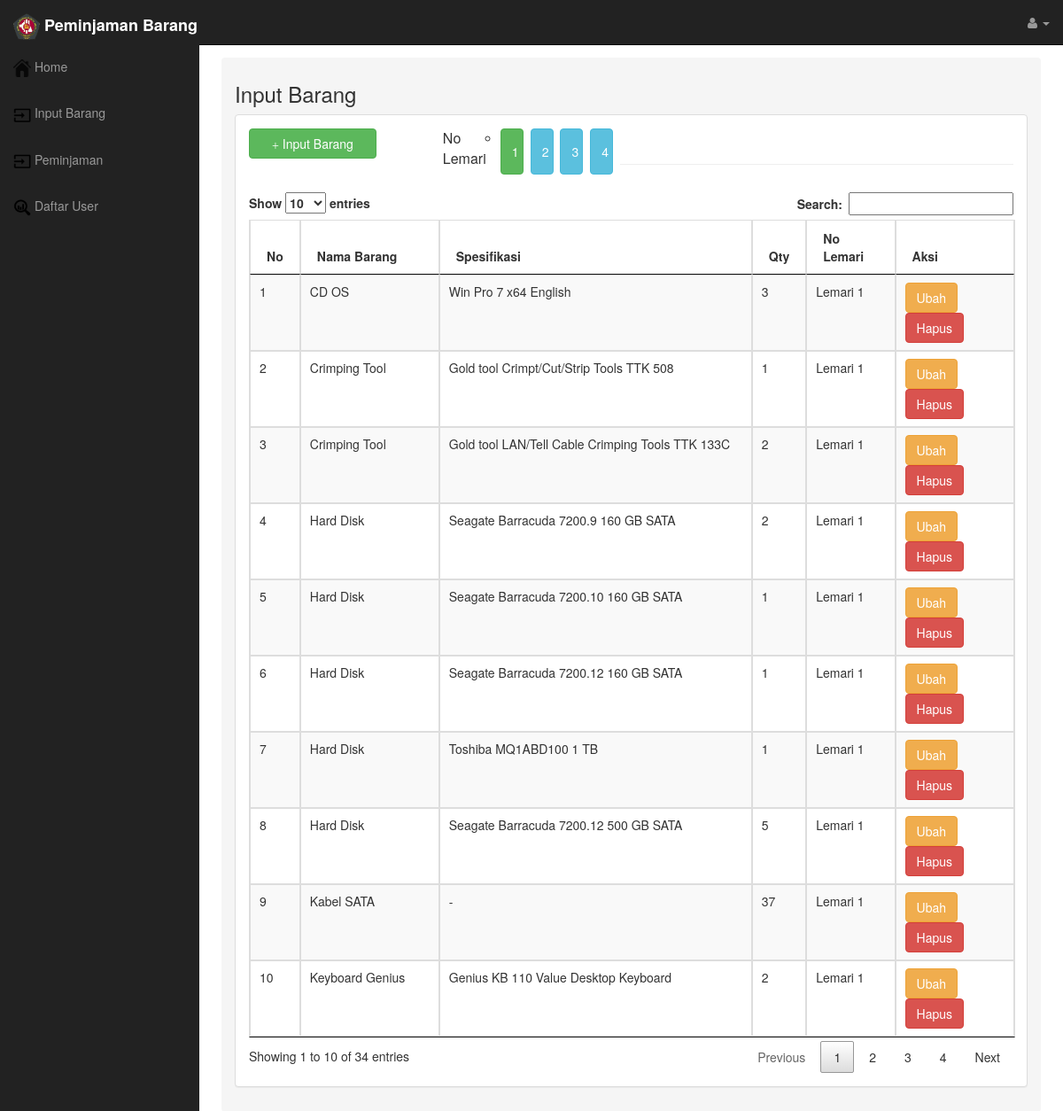
Page /aplication.php?page=input-barang on the committed database.
### tables this page shows
CREATE TABLE `barang` (
  `id_barang` int(4) NOT NULL,
  `namabarang` varchar(60) NOT NULL,
  `spec` varchar(60) NOT NULL,
  `qty` varchar(11) NOT NULL,
  `no_lemari` varchar(10) NOT NULL
);

### Model/Inventory.php (called while the page is built, shortened)
<?php
	include "Database.php";
	class Inventory {
		public function getBarang($no_lemari) {
			$db = new Database();
			$dbConnect = $db->connect();
			$sql = "SELECT * FROM barang where no_lemari='{$no_lemari}' order by namabarang ASC";
			$data = $dbConnect->query($sql);
			return $data;
		}
	}
?>

### Model/Database.php (called while the page is built)
<?php
	class Database {
		private $conn;
		public function connect() {
			$this->conn = new mysqli("localhost", "root", "", "db_inventory");
			return $this->conn;
		}
		public function close() {
			return $this->conn->close();
		}
	}
?>

### Pages/input-barang.php (the view, shortened to what this page needs)
   <?php
	include "Model/inventory.php";
	$inventory = new Inventory();
?>
<h3>Input Barang</h3>
<?php
			if(isset($_GET['no_lemari'])){
				$no_lemari=$_GET['no_lemari'];
			}else{
				$no_lemari="Lemari 1";
			}
?>
				    <div class="panel panel-default">
                            <div class="panel-body">
                                <button style="margin-bottom:20px" data-toggle="modal" data-target="#tambah" class="btn btn-success col-md-2"><span class="glyphicon glyphicon-plus"></span> Input Barang</button>
                                <ul class="navbar-nav">
                                <span style="margin-bottom:20px;margin-left:20px;margin-right:20px;width: 60px;font-size: 1pc" class="col-md-2">No Lemari</span>
	                                <li class="nav-item">
	                                	<a href="?page=input-barang&no_lemari=Lemari 1" style="margin-bottom:20px" class="btn <?php if($no_lemari=='Lemari 1'){echo' btn-success';}else{ echo' btn-info'; } ?> col-md-3">1</a>
	                                </li>
	                                <li class="nav-item">
	                                	<a href="?page=input-barang&no_lemari=Lemari 2" style="margin-bottom:20px" class="btn <?php if($no_lemari=='Lemari 2'){echo' btn-success';}else{ echo' btn-info'; } ?> col-md-3">2</a>
	                                </li>
	                                <li class="nav-item">
	                                	<a href="?page=input-barang&no_lemari=Lemari 3" style="margin-bottom:20px" class="btn <?php if($no_lemari=='Lemari 3'){echo' btn-success';}else{ echo' btn-info'; } ?> col-md-3">3</a>
	                                </li>
	                                <li class="nav-item">
	                                	<a href="?page=input-barang&no_lemari=Lemari 4" style="margin-bottom:20px" class="btn <?php if($no_lemari=='Lemari 4'){echo' btn-success';}else{ echo' btn-info'; } ?> col-md-3">4</a>
	                                </li>
                                </ul>
                                <div class="dataTable_wrapper">
								<table id="example" class="table datatable-save-state  table-striped table-bordered table-hover" >
									<thead>
									<tr>
										<th>No</th>
										<th>Nama Barang</th>
										<th>Spesifikasi</th>
										<th>Qty</th>
										<th>No Lemari</th>
										<th size="20%">Aksi</th>
									</tr>
									</thead>
									<tbody>
			<?php
			$result = $inventory->getBarang($no_lemari);
			$i=0; ?>
			<?php while ($data = $result->Fetch_assoc()):
			$i++;?>
				<tr>
					<td><?php echo $i; ?> </td>
					<td><?php echo $data['namabarang'] ?> </td>
					<td><?php echo $data['spec'] ?> </td>
					<td><?php echo $data['qty'] ?> </td>
					<td><?php echo $data['no_lemari'] ?> </td>
					<td>
						<form method="post" action="Controllers/Inventory/hapus_barang.php">
							<a href="aplication.php?page=ubah-barang&id_barang=<?php echo $data['id_barang'] ?>" class="btn btn-warning">Ubah</a>
							<a onclick="return confirm('Apakah anda yakin ingin menghapusnya ?')"><input type="submit" class="btn btn-danger" value="Hapus"></a>
						</form>
					</td>
				</tr>
				<?php endwhile ?>
								</tbody>
								</div>
							</div>
						</div>

### aplication.php (shortened to what this page needs)
<!DOCTYPE html>
<html lang="en">
  <head>
	<?php
			array_key_exists('page', $_GET) ? $page = $_GET['page'] : $page = '';
	?>
    <link href="asset/css/bootstrap.css" rel="stylesheet">
    <link href="asset/css/jquery.dataTables.min.css" rel="stylesheet">
    <link href="asset/css/chosen.css" rel="stylesheet">
    <link rel="stylesheet" href="https://use.fontawesome.com/releases/v5.6.3/css/all.css">
    <link href="asset/css/sb-admin.css" rel="stylesheet">
    <link rel="stylesheet" href="asset/font-awesome/css/font-awesome.min.css">
  </head>
  <body>
    <div id="wrapper">
      <nav class="navbar navbar-inverse navbar-fixed-top" role="navigation">
        <div class="navbar-header">
          <a class="navbar-brand" href="aplication.php?page=halaman-utama">
		  <img src="Images/logo13.png"width="30" height="30">&nbsp;<b>Peminjaman Barang</b></a>
        </div>
        <div class="collapse navbar-collapse navbar-ex1-collapse">
          <ul class="nav navbar-nav side-nav">
            <li><a href="aplication.php?page=halaman-utama"><img src="Images/home.png"width="20" height="20">&nbsp;</i>Home</a></li>
            <li><a href="aplication.php?page=input-barang"><img src="Images/input.png"width="20" height="20">&nbsp;Input Barang</a></li>
            <li><a href="aplication.php?page=peminjaman"><img src="Images/input.png"width="20" height="20">&nbsp;Peminjaman</a></li>
            <li><a href="aplication.php?page=data-user"><img src="Images/daftar-user.png"width="20" height="20">&nbsp;Daftar User</a></li>
          </ul>
          <ul class="nav navbar-nav navbar-right navbar-user">
            <li class="dropdown user-dropdown">
              <a href="#" class="dropdown-toggle" data-toggle="dropdown"><i class="fa fa-user"></i>&nbsp;<?php echo $_SESSION['username'] ?><b class="caret"></b></a>
            </li>
          </ul>
        </div>
      </nav>
      <div id="page-wrapper">
        <div class="row">
          <div class="col-lg-12">
            <ol class="breadcrumb"><div id="content">
            <div class="inner">
                  <?php
            				if($page=="input-barang")
                    {
                      include "Pages/input-barang.php";
                    }
          				?>
                </div>
                <hr />
        </div>
      </div>
    </div>
  </body>
</html>

### Asset/css/sb-admin.css (style rules this page uses)
body { margin-top: 50px; }
#wrapper { padding-left: 0; }
#page-wrapper { width: 100%; padding: 5px 15px; }
@media (min-width:768px) { #wrapper { padding-left: 225px; } }
@media (min-width:768px) { #page-wrapper { padding: 15px 25px; } }
@media (min-width:768px) { .side-nav { margin-left: -225px; left: 225px; width: 225px; position: fixed; top: 50px; height: 100%; border-radius: 0; border: none; background-color: #222222; overflow-y: auto; } }
@media (min-width:768px) { .side-nav>li>a { width: 225px; } }
@media (min-width:768px) { .navbar-collapse { padding-left: 15px !important; padding-right: 15px !important; } }

### rows in the picture
barang: namabarang "CD OS", spec "Win Pro 7 x64 English", qty "3", no_lemari "Lemari 1"
barang: namabarang "Crimping Tool", spec "Gold tool Crimpt/Cut/Strip Tools TTK 508", qty "1", no_lemari "Lemari 1"
barang: namabarang "Crimping Tool", spec "Gold tool LAN/Tell Cable Crimping Tools TTK 133C", qty "2", no_lemari "Lemari 1"
barang: namabarang "Hard Disk", spec "Seagate Barracuda 7200.9 160 GB SATA", qty "2", no_lemari "Lemari 1"
barang: namabarang "Hard Disk", spec "Seagate Barracuda 7200.10 160 GB SATA", qty "1", no_lemari "Lemari 1"
barang: namabarang "Hard Disk", spec "Seagate Barracuda 7200.12 160 GB SATA", qty "1", no_lemari "Lemari 1"
barang: namabarang "Hard Disk", spec "Toshiba MQ1ABD100 1 TB", qty "1", no_lemari "Lemari 1"
barang: namabarang "Hard Disk", spec "Seagate Barracuda 7200.12 500 GB SATA", qty "5", no_lemari "Lemari 1"
barang: namabarang "Kabel SATA", spec "-", qty "37", no_lemari "Lemari 1"
barang: namabarang "Keyboard Genius", spec "Genius KB 110 Value Desktop Keyboard", qty "2", no_lemari "Lemari 1"
